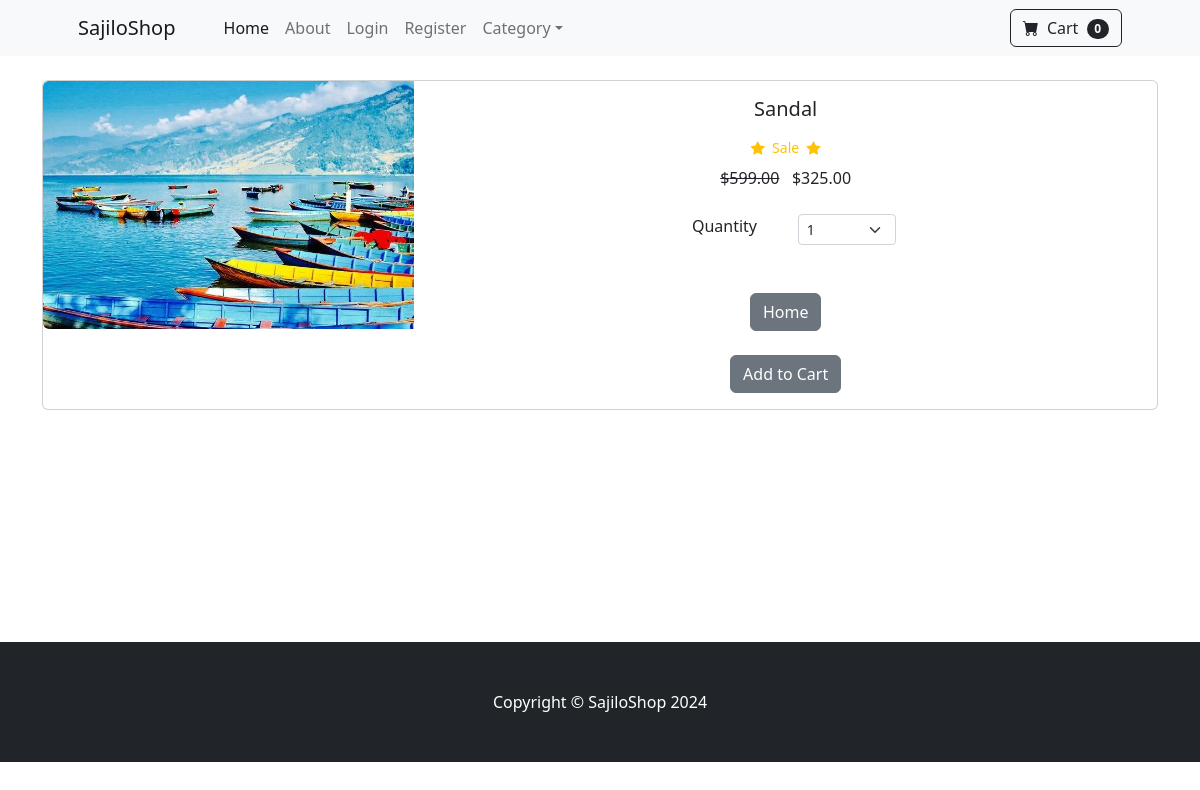
The app's page /product/2 with its own data.
### store/models.py (models this page shows, shortened)
class Product(models.Model):
    name = models.CharField(max_length=50)
    price = models.DecimalField(default=-8, decimal_places=2, max_digits=6)
    category =models.ForeignKey(Category, on_delete=models.CASCADE, default=1)
    description = models.CharField(max_length=250, default='', blank=True)
    image = models.ImageField(upload_to='uploads/product/')
    is_sale = models.BooleanField(default=False)
    sale_price = models.DecimalField(default=0, decimal_places=2, max_digits=6)

### store/views.py (the view)
# urls.py: path('product/<int:pk>', product, name='product'),
def product(request, pk):
    product = Product.objects.get(id=pk)
    return render(request, 'product.html', {'product':product})

### cart/cart.py (called while the page is built)
    def __len__(self):
        return len(self.cart)

### cart/context_processors.py (called while the page is built)
def cart(request):
    return {'cart': Cart(request)}

### store/templates/product.html (shortened to what this page needs)
{% extends "base.html" %}
{% load static %}
{% block content %}
<br>
<div class="container">
    <div class="card mb-3">
        <div class="row g-0">
          <div class="col-md-4">
            <img src="{{ product.image.url }}" class="img-fluid rounded-start" alt="...">
          </div>
          <div class="col-md-8">
            <div class="card-body">
                <center>
              <h5 class="card-title">{{ product.name }}</h5>
                {% if product.is_sale %}
                    <div class="d-flex justify-content-center small text-warning mb-2">
                        <div class="bi-star-fill"></div>
                        &nbsp;&nbsp;Sale&nbsp;&nbsp;
                        <div class="bi-star-fill"></div>
                    </div>
                    <strike>${{ product.price }}</strike>
                    &nbsp;
                    ${{ product.sale_price }}
                {% else %}
                    ${{ product.price }}
                {% endif %}
                    <br><br/>
                    <div class="row justify-content-center">
                      <div class="col-md-2">Quantity</div>
                      <div class="col-md-2">
                        <select class="form-select form-select-sm" id="qty-cart">
                          <option value="1">1</option>
                        </select>
                      </div>
                    </div>
                    <br><br/>
              <a href="{% url 'home' %}" class="btn btn-secondary">Home</a>
              <br><br>
              <button type="button" value="{{ product.id }}" class="btn btn-secondary" id="add-cart">Add to Cart</button>
            </center>
            </div>
          </div>
        </div>
      </div>
</div>
<br>
<br>
<br>
<br>
<br>
<br>
<br>
<br>
<br>
{% endblock %}

### records on screen
Product: image (picture), name "Sandal", price "599.00", sale_price "325.00"

### other values on screen
{{ cart|length }} "0"
